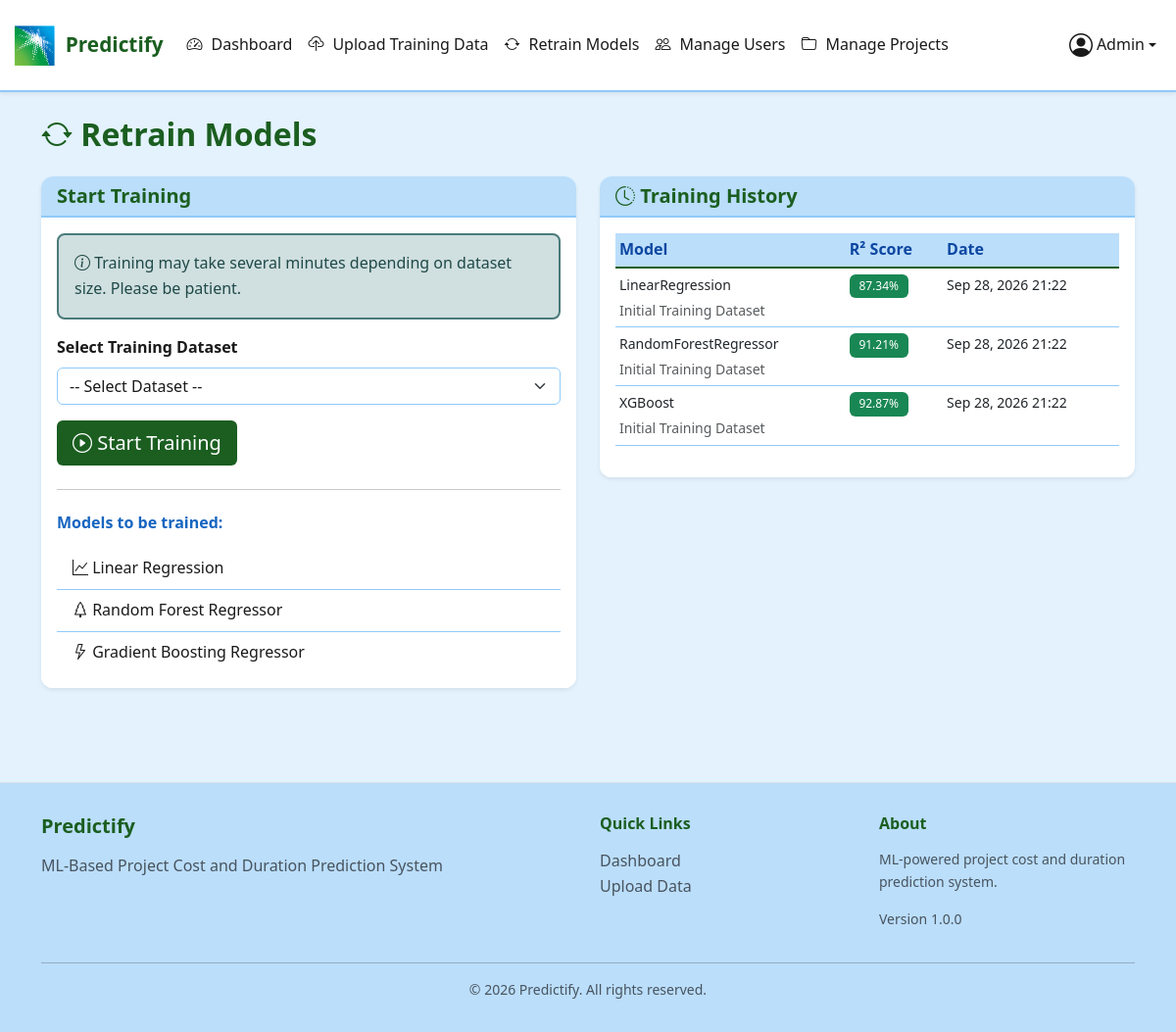
The app's page /admin/retrain_models.php (signed in) with its own data.
### tables this page shows
CREATE TABLE IF NOT EXISTS model_performance (
    id INT AUTO_INCREMENT PRIMARY KEY,
    model_name VARCHAR(50) NOT NULL,
    r2_score DECIMAL(5,4) NOT NULL,
    mae DECIMAL(10,2) DEFAULT NULL COMMENT 'Mean Absolute Error',
    rmse DECIMAL(10,2) DEFAULT NULL COMMENT 'Root Mean Squared Error',
    training_date TIMESTAMP DEFAULT CURRENT_TIMESTAMP,
    dataset_id INT DEFAULT NULL,
    FOREIGN KEY (dataset_id) REFERENCES training_data(id) ON DELETE SET NULL
);

CREATE TABLE IF NOT EXISTS training_data (
    id INT AUTO_INCREMENT PRIMARY KEY,
    dataset_name VARCHAR(200) NOT NULL,
    file_path VARCHAR(500) NOT NULL,
    upload_date TIMESTAMP DEFAULT CURRENT_TIMESTAMP,
    uploaded_by INT NOT NULL,
    record_count INT DEFAULT 0,
    status ENUM('active', 'archived') DEFAULT 'active',
    FOREIGN KEY (uploaded_by) REFERENCES users(id) ON DELETE CASCADE
);

### config/settings.php (called while the page is built, shortened)
<?php
function formatDateTime($datetime) {
    return date('M d, Y H:i', strtotime($datetime));
}

### admin/retrain_models.php (the view, shortened to what this page needs)
<?php
require_once '../config/settings.php';
require_once '../config/db_config.php';
$sql = "SELECT mp.*, td.dataset_name
        FROM model_performance mp
        LEFT JOIN training_data td ON mp.dataset_id = td.id
        ORDER BY mp.training_date DESC
        LIMIT 10";
$trainingHistory = $conn->query($sql);
include '../includes/header.php';
?>
<div class="container">
    <div class="row">
        <div class="col-12">
            <h2 class="mb-4" style="color: var(--primary-color);">
                <i class="bi bi-arrow-repeat"></i> Retrain Models
            </h2>
        </div>
    </div>
    <div class="row">
        <div class="col-md-6">
            <div class="card border-0 shadow-sm">
                <div class="card-header ">
                    <h5 class="mb-0" style="color: var(--primary-color);">
                        Start Training
                    </h5>
                </div>
                <div class="card-body">
                    <div class="alert alert-info">
                        <i class="bi bi-info-circle"></i>
                        Training may take several minutes depending on dataset size.
                        Please be patient.
                    </div>
                    <form action="" method="POST" id="trainForm">
                        <div class="mb-3">
                            <label for="dataset_id" class="form-label">Select Training Dataset</label>
                            <select class="form-select" id="dataset_id" name="dataset_id" required>
                                <option value="">-- Select Dataset --</option>
                            </select>
                        </div>
                        <button type="submit" class="btn btn-primary btn-lg"
                                style="background-color: var(--primary-color); border: none;"
                                id="trainBtn">
                            <i class="bi bi-play-circle"></i> Start Training
                        </button>
                    </form>
                    <hr class="my-4">
                    <h6 style="color: var(--secondary-color);">Models to be trained:</h6>
                    <ul class="list-group list-group-flush">
                        <li class="list-group-item">
                            <i class="bi bi-graph-up"></i> Linear Regression
                        </li>
                        <li class="list-group-item">
                            <i class="bi bi-tree"></i> Random Forest Regressor
                        </li>
                        <li class="list-group-item">
                            <i class="bi bi-lightning"></i> Gradient Boosting Regressor
                        </li>
                    </ul>
                </div>
            </div>
        </div>
        <div class="col-md-6">
            <div class="card border-0 shadow-sm">
                <div class="card-header ">
                    <h5 class="mb-0" style="color: var(--primary-color);">
                        <i class="bi bi-clock-history"></i> Training History
                    </h5>
                </div>
                <div class="card-body">
                    <?php if ($trainingHistory->num_rows > 0): ?>
                        <div class="table-responsive">
                            <table class="table table-sm table-hover">
                                <thead>
                                    <tr>
                                        <th>Model</th>
                                        <th>R² Score</th>
                                        <th>Date</th>
                                    </tr>
                                </thead>
                                <tbody>
                                    <?php while ($history = $trainingHistory->fetch_assoc()): ?>
                                        <tr>
                                            <td>
                                                <small>
                                                    <?php echo htmlspecialchars($history['model_name']); ?><br>
                                                    <span class="text-muted">
                                                        <?php echo htmlspecialchars($history['dataset_name'] ?? 'N/A'); ?>
                                                    </span>
                                                </small>
                                            </td>
                                            <td>
                                                <span class="badge bg-success">
                                                    <?php echo number_format($history['r2_score'] * 100, 2); ?>%
                                                </span>
                                            </td>
                                            <td><small><?php echo formatDateTime($history['training_date']); ?></small></td>
                                        </tr>
                                    <?php endwhile; ?>
                                </tbody>
                            </table>
                        </div>
                    <?php else: ?>
                        <p class="text-muted text-center">No training history yet</p>
                    <?php endif; ?>
                </div>
            </div>
        </div>
    </div>
</div>
<?php include '../includes/footer.php'; ?>

### assets/css/style.css (style rules this page uses)
:root { --primary-color: #1B5E20; --secondary-color: #1565C0; --background-color: #E3F2FD; --card-background: #FFFFFF; --accent-dark: #0D47A1; --accent-light: #BBDEFB; --text-dark: #1A1A1A; --text-light: #424242; --border-color: #90CAF9; --shadow: 0 2px 10px rgba(27, 94, 32, 0.15); --shadow-hover: 0 8px 25px rgba(27, 94, 32, 0.25); }
body { font-family: 'Segoe UI', Tahoma, Geneva, Verdana, sans-serif; color: var(--text-dark); background-color: var(--background-color); line-height: 1.6; }
h1, h2, h3, h4, h5, h6 { font-weight: 600; margin-bottom: 1rem; }
.btn-primary { background-color: var(--primary-color); border-color: var(--primary-color); }
.card { background-color: var(--card-background); border: 1px solid var(--border-color); border-radius: 12px; overflow: hidden; transition: transform 0.3s ease, box-shadow 0.3s ease; box-shadow: var(--shadow); }
.card-header { background-color: var(--accent-light); border-bottom: 2px solid var(--border-color); font-weight: 600; }
.card-body { background-color: var(--card-background); }
.form-control, .form-select { background-color: var(--card-background); border: 1px solid var(--border-color); color: var(--text-dark); }
.form-label { font-weight: 600; color: var(--text-dark); margin-bottom: 0.5rem; }
.table { background-color: var(--card-background); color: var(--text-dark); }
.table thead th { background-color: var(--accent-light); color: var(--accent-dark); font-weight: 600; border-bottom: 2px solid var(--primary-color); }
.table tbody tr { background-color: var(--card-background); border-bottom: 1px solid var(--border-color); }
.badge { padding: 0.4rem 0.6rem; font-weight: 500; }
.alert { border-radius: 8px; border: 2px solid; font-weight: 500; }
.alert-info { background-color: #D0DFDF; color: #1F4949; border-color: #4A7A7A; }
.list-group-item { background-color: var(--card-background); border-color: var(--border-color); color: var(--text-dark); }
.btn { font-weight: 500; border-radius: 6px; transition: all 0.3s ease; }

### records on screen
model_performance: model_name "LinearRegression", dataset.dataset_name "Initial Training Dataset", $history['r2_score']*100 "87.34", training_date "Sep 28, 2026 21:22"
model_performance: model_name "RandomForestRegressor", dataset.dataset_name "Initial Training Dataset", $history['r2_score']*100 "91.21", training_date "Sep 28, 2026 21:22"
model_performance: model_name "XGBoost", dataset.dataset_name "Initial Training Dataset", $history['r2_score']*100 "92.87", training_date "Sep 28, 2026 21:22"

### other values on screen
APP_NAME "Predictify"
$_SESSION['user_name'] "Admin"
APP_DESCRIPTION "ML-Based Project Cost and Duration Prediction System"
APP_VERSION "1.0.0"
